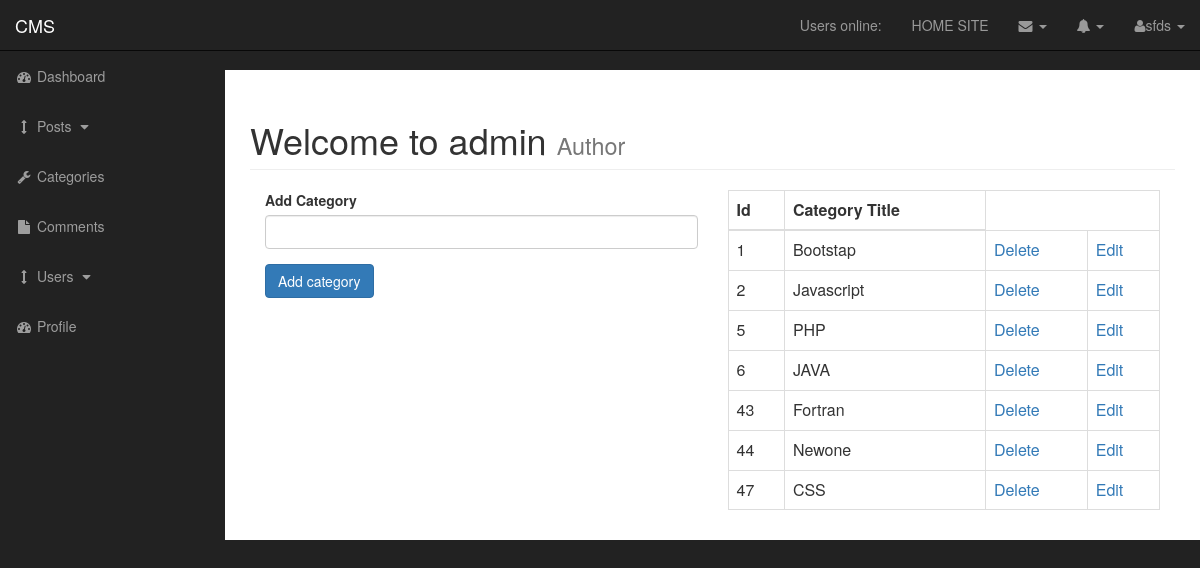
Page /admin/categories.php (signed in) on the earlier database version.
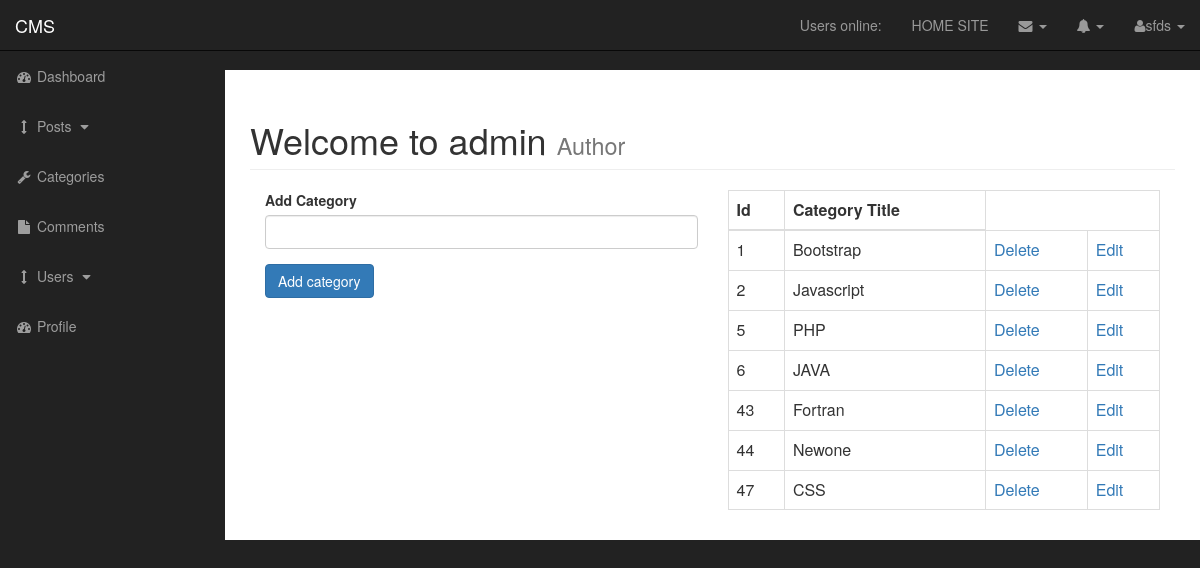
Same page on the later database version.
### tables this page shows
CREATE TABLE `categories` (
  `cat_id` int(4) NOT NULL,
  `cat_title` varchar(255) NOT NULL
);

### admin/functions.php (the view, shortened to what this page needs)
<?php
function findAllCategories() {
    global $connection;
    $query = "SELECT * FROM categories";
    $select_categories = mysqli_query($connection, $query);
    while ($row = mysqli_fetch_assoc($select_categories)) {
        $cat_id = $row['cat_id'];
        $cat_title = $row['cat_title'];
        echo "<tr>";
        echo "<td>{$cat_id}</td>";
        echo "<td>{$cat_title}</td>";
        echo "<td><a href='categories.php?delete={$cat_id}'>Delete</a></td>";
        echo "<td><a href='categories.php?edit={$cat_id}'>Edit</a></td>";
        echo "</tr>";
    }
}
?>

Differences in the rows shown:
changed categories id 1: cat_title "Bootstap" → "Bootstrap"
